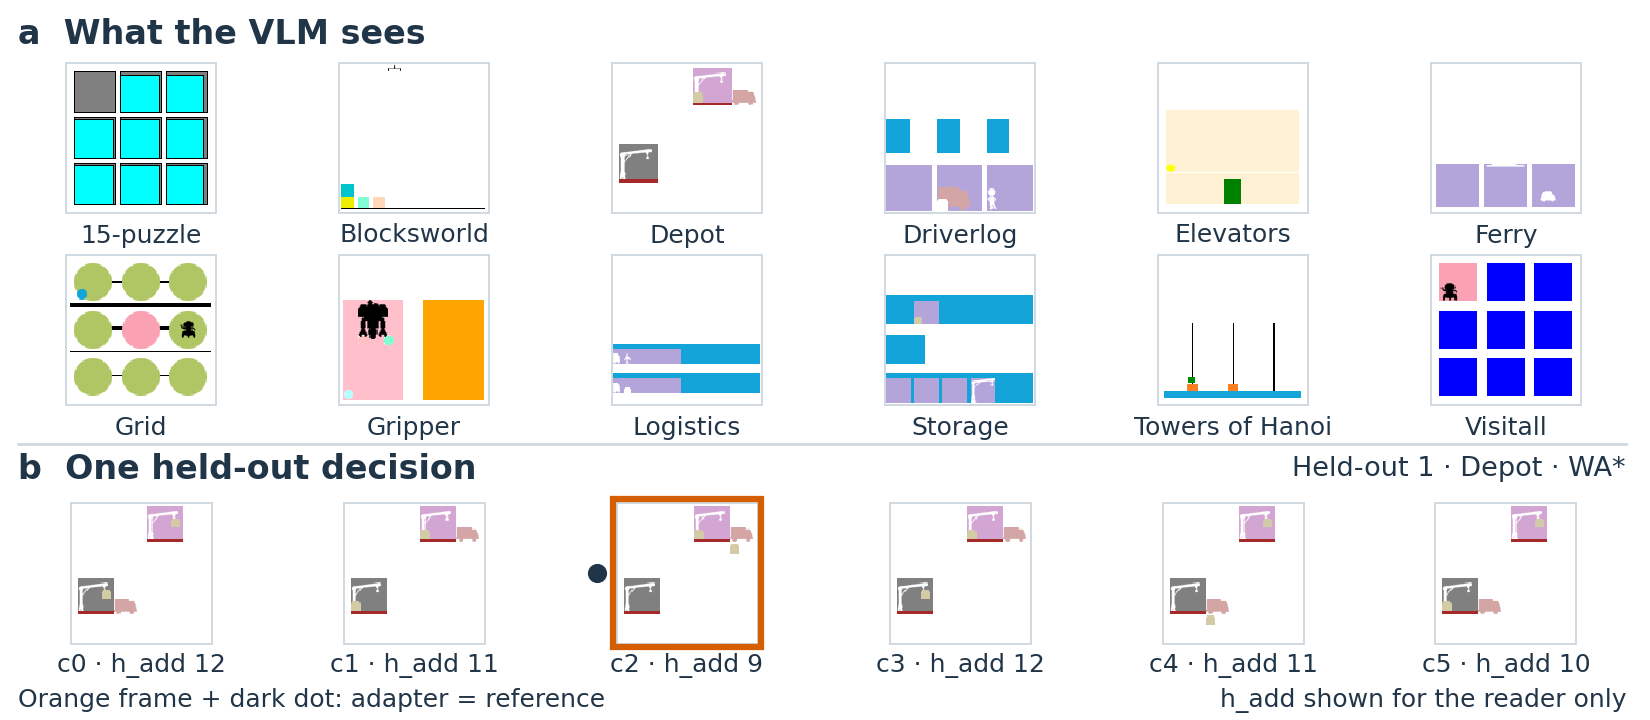

Write the Python code that produced this figure.
"""Twelve unlabelled domains and one held-out image-menu decision.

The gallery uses the alphabetically first task per domain in panel-v2/views.
For the seed-17 adapter, select the first solved Held-out 1 task alphabetically,
excluding ferry and blocksworld, then its earliest 5--8-option decision with
a unique minimum reference key and an agreeing adapter pick. Relax to 4--10
options if necessary, then repeat on Held-out 2. Across solved algorithms,
earliest decision index wins, with algorithm name resolving an index tie.
Run: source ~/cd_vlaplan && python /absolute/path/fig_domains.py [EVIDENCE_ROOT]
"""

import gzip
import json
from pathlib import Path

import matplotlib.pyplot as plt
from matplotlib.patches import Rectangle
from matplotlib.transforms import Bbox
from PIL import Image

from _style import ARM_STYLE, EVIDENCE_ROOT

HERE = Path(__file__).resolve().parent
W, H = 5.5, 2.4
INK, MUTED, LINE = "#213548", "#596775", "#CED8DF"
MAIN_VIEWS = Path("outputs/expanded-study/v1/panel-v2/views")
PANELS = (("p2", "Held-out 1"), ("p2u", "Held-out 2"))
RECIPE = "scene-only-128-unlabelled-v1"
DOMAINS = (
    ("15puzzle", "15-puzzle"), ("blocksworld", "Blocksworld"),
    ("depot", "Depot"), ("driverlog", "Driverlog"),
    ("elevators", "Elevators"), ("ferry", "Ferry"),
    ("grid", "Grid"), ("gripper", "Gripper"), ("logistics", "Logistics"),
    ("storage", "Storage"), ("towers_of_hanoi", "Towers of Hanoi"),
    ("visitall", "Visitall"),
)


def load(path):
    path = EVIDENCE_ROOT / path
    with gzip.open(path, "rt") if path.suffix == ".gz" else path.open() as stream:
        return json.load(stream)


def image(path):
    """Read original pixels: no conversion, crop, relabelling, or retouching."""
    with Image.open(EVIDENCE_ROOT / path) as source:
        assert source.size == (128, 128), path
        return source.copy()


def initial_state(manifest, task_id):
    catalog = load(manifest["scene_catalog"])
    assert manifest["task_id"] == catalog["task_id"] == task_id
    state = catalog["states"][0]
    assert state["index"] == 0 and state["parent"] is None
    assert state["atoms"] == catalog["task_context"]["initial_dynamic_atoms"]
    assert state["fluents"] == catalog["task_context"]["initial_dynamic_fluents"]
    return catalog


def assert_binding(native, catalog, index):
    """Check native scene identity against the retained Planimation path."""
    binding = native["scene_bindings"][str(index)]
    path = next(row for row in catalog["path_bindings"] if row["vfg"] == binding["vfg"])
    assert path["state_indices"][binding["stage"]] == index
    assert path["semantic_validation"] == "supplied_actions_and_PDDL_state_sequence_match"
    assert (EVIDENCE_ROOT / binding["vfg"]).is_file()
    return native["scenes"][str(index)]


def gallery_evidence():
    gallery = []
    for domain, name in DOMAINS:
        tasks = sorted(path for path in (EVIDENCE_ROOT / MAIN_VIEWS).iterdir()
                       if path.is_dir() and path.name.startswith(domain + "-"))
        task = tasks[0]
        native_path = task.relative_to(EVIDENCE_ROOT) / "unlabelled/task.json"
        native = load(native_path)
        task_id = "expanded-final/" + task.name
        assert native["recipe_id"] == RECIPE and native["task_id"] == task_id
        manifest = load(native["source_manifest"])
        catalog = initial_state(manifest, task_id)
        path = assert_binding(native, catalog, 0)
        assert path == str(task.relative_to(EVIDENCE_ROOT) / "unlabelled/state-000000.png")
        gallery.append((name, image(path), path))
        print(f"GALLERY {name}: task={task_id}; image={path}; evidence={native_path} -> "
              f"{native['source_manifest']} -> {manifest['scene_catalog']}")
    assert len(gallery) == 12
    return gallery


def select_decision():
    """Apply the prespecified task, menu-size, uniqueness and agreement rule."""
    for directory, panel_name in PANELS:
        base = Path("outputs/choice-frontier/v4/panels") / directory
        cells = load(base / "evaluation/cells.json")["cells"]
        solved = sorted(key for key, result in cells.items()
                        if key.endswith("|learned_adapter|s17")
                        and not any(domain + "-" in key for domain in ("ferry", "blocksworld"))
                        and result["invariant_valid_success"])
        first_task = solved[0].split("|")[0]
        episodes = []
        for key in solved:
            task_id, algorithm, _, _ = key.split("|")
            if task_id != first_task:
                continue
            path = (base / "evaluation/episodes" / task_id.replace("/", "__")
                    / f"{algorithm}-learned_adapter-s17-17.json.gz")
            episode = load(path)
            assert episode["result"] == cells[key]
            episodes.append((algorithm, path, episode))
        for low, high in ((5, 8), (4, 10)):
            matches = []
            for algorithm, path, episode in episodes:
                admissions = {}
                for index, event in enumerate(episode["events"]):
                    assert event["decision_index"] == index
                    if low <= len(event["menu"]) <= high:
                        keys = [admissions[row["state_ref"]]["priority"] for row in event["menu"]]
                        best = min(keys)
                        reference = event["menu"][keys.index(best)]["choice"]
                        pick = json.loads(event["raw_output"]).get("expand_choice")
                        if keys.count(best) == 1 and pick == reference:
                            matches.append((index, algorithm, path, episode, event, admissions.copy()))
                            break
                    for admission in event["trusted_runtime_result"].get("admissions", []):
                        runtime = admission["trusted_runtime_result"]
                        if runtime["status"] == "enqueued":
                            admissions[runtime["target_state_id"]] = runtime
            if matches:
                chosen = min(matches, key=lambda row: (row[0], row[1]))
                print(f"SELECTION panel={panel_name}; task={first_task}; menu_range={low}..{high}")
                return base, panel_name, chosen
    raise AssertionError("No decision satisfies the prespecified selection rule")


def decision_evidence():
    base, panel_name, chosen = select_decision()
    index, algorithm, episode_path, episode, event, admissions = chosen
    task_id = episode["task_id"]
    assert panel_name == "Held-out 1" and task_id == "choice-frontier-v4/depot-expanded-955042"
    assert algorithm == episode["algorithm"] == "best_first_add_w3"
    assert episode["training_seed"] == 17 and episode["condition"] == "learned_adapter"
    assert episode["checkpoint"] == "outputs/choice-frontier/v3/training/best_first_add_w3/seed-17/final"
    assert episode["result"]["goal_reached"] and episode["result"]["algorithm_invariants_hold"]
    assert episode["result"]["expansion_count"] <= episode["decision_cap"]
    assert index == 3
    assert event["menu"] == [{"choice": f"c{i}", "state_ref": state}
                             for i, state in enumerate(("s5", "s1", "s7", "s4", "s8", "s3"))]
    labels = [row["choice"] for row in event["menu"]]
    assert labels == event["input"]["frontier_menu"]["choices"]
    assert set(event["input"]) == {"algorithm", "frontier_menu", "representation", "schema_version"}
    assert len(labels) == len(set(labels)) == event["view"]["menu_size"] == 6
    pick = json.loads(event["raw_output"])["expand_choice"]
    assert pick == "c2" and event["trusted_runtime_result"]["accepted"]
    assert event["trusted_runtime_result"]["expanded_state_id"] == "s7"
    scores = [admissions[row["state_ref"]] for row in event["menu"]]
    assert all(score["priority"] == score["g"] + 3 * score["h"] for score in scores)
    keys = [score["priority"] for score in scores]
    assert keys == [38, 34, 30, 38, 36, 31] and keys.count(min(keys)) == 1
    head = episode["events"][index - 1]["trusted_runtime_result"]["frontier_after"]["head"]
    reference = next(row["choice"] for row in event["menu"] if row["state_ref"] == head["state_id"])
    assert reference == pick and head["priority"] == min(keys) == 30
    report = load(base / "reference-views.json")
    task = next(row for row in report["tasks"] if row["row"]["task_id"] == task_id)
    native = task["native_views"]
    assert native["recipe_id"] == RECIPE
    retained = load(Path(episode["view_output"]) / "views.json.gz")
    assert retained["task_id"] == task_id and retained["source_manifest"] == native["source_manifest"]
    catalog = initial_state(load(native["source_manifest"]), task_id)
    pages = [page for page in event["view"]["input_pages"] if page[0] == "frontier-choice"]
    assert pages == [["frontier-choice", n, 0] for n in (5, 1, 28, 26, 29, 3)]
    assert [score["h"] for score in scores] == [12, 11, 9, 12, 11, 10]
    action_paths = {"s0": []}
    for previous in episode["events"][:index]:
        runtime = previous["trusted_runtime_result"]
        for admission in runtime["admissions"]:
            result = admission["trusted_runtime_result"]
            if result["status"] == "enqueued":
                action = admission["action"]
                name = "(" + " ".join([action["name"], *action["args"]]) + ")"
                action_paths[result["target_state_id"]] = action_paths[runtime["expanded_state_id"]] + [name]
    menu = []
    for row, page, score in zip(event["menu"], pages, scores):
        scene_index = page[1]
        if str(scene_index) in native["scenes"]:
            path = assert_binding(native, catalog, scene_index)
        else:
            state = next(state for state in retained["states"] if state["index"] == scene_index)
            path = state["scene_path"]
            assert path == str(Path(episode["view_output"]) / f"state-{scene_index:06d}.png")
            assert state["supplied_actions"] == action_paths[row["state_ref"]]
            assert state["parent"]["action"] == state["supplied_actions"][-1]
            assert (EVIDENCE_ROOT / state["vfg"]).is_file()
        menu.append((row["choice"], image(path), score["h"], row["choice"] == pick,
                     row["choice"] == reference))
        print(f"MENU {row['choice']}: runtime={row['state_ref']}; catalog={scene_index}; "
              f"h_add={score['h']}; g={score['g']}; key={score['priority']}; image={path}")
    print(f"DECISION source={episode_path}; index={index}; size={len(menu)}; adapter={pick}; "
          f"reference={reference}; unique minimum key=30")
    return menu, f"{panel_name} · Depot · WA*"


def main():
    gallery = gallery_evidence()
    menu, subtitle = decision_evidence()
    fig = plt.figure(figsize=(W, H), dpi=300, facecolor="white")
    ax = fig.add_axes((0, 0, 1, 1))
    ax.set(xlim=(0, W), ylim=(0, H))
    ax.axis("off")
    texts, images = [], []
    panels = {"a": (0.02, 0.925, 5.48, 2.38), "b": (0.02, 0.02, 5.48, 0.90)}

    def text(panel, x, y, value, size=6, **kwargs):
        artist = ax.text(x, y, value, fontsize=size, color=INK, va="center", **kwargs)
        texts.append((artist, panel))

    def scene(panel, pixels, x, y, side):
        extent = (x, x + side, y, y + side)
        ax.imshow(pixels, extent=extent, interpolation="nearest", aspect="equal", zorder=2)
        ax.add_patch(Rectangle((x, y), side, side, fill=False, edgecolor=LINE, lw=.45, zorder=3))
        images.append((Bbox.from_extents(x, y, x + side, y + side), panel))

    text("a", .06, 2.285, "a  What the VLM sees", size=8, weight="bold")
    text("b", .06, .835, "b  One held-out decision", size=8, weight="bold")
    text("b", 5.42, .835, subtitle, size=6.5, ha="right")
    ax.plot([.06, 5.42], [.92, .92], color=LINE, lw=.65)
    for i, (name, pixels, _) in enumerate(gallery):
        row, column = divmod(i, 6)
        center = .47 + .91 * column
        bottom = 1.69 - .64 * row
        scene("a", pixels, center - .25, bottom, .50)
        text("a", center, bottom - .075, name, ha="center")
    for i, (label, pixels, h, picked, reference) in enumerate(menu):
        center = .47 + .91 * i
        x, y, side = center - .235, .255, .47
        scene("b", pixels, x, y, side)
        if picked:
            ax.add_patch(Rectangle((x - .012, y - .012), side + .024, side + .024,
                                   fill=False, lw=1.5, edgecolor=ARM_STYLE["learned_adapter_seed_mean"]["color"],
                                   zorder=4))
        if reference:
            ax.plot(x - .065, y + side / 2, "o", color=INK, ms=3.6, zorder=4)
        text("b", center, y - .075, f"{label} · h_add {h}", size=6, ha="center")
    text("b", .06, .065, "Orange frame + dark dot: adapter = reference", size=6)
    text("b", 5.42, .065, "h_add shown for the reader only", size=6, ha="right")

    fig.canvas.draw()
    renderer = fig.canvas.get_renderer()
    canvas = fig.bbox
    text_boxes = []
    panel_boxes = {name: ax.transData.transform_bbox(Bbox.from_extents(*bounds))
                   for name, bounds in panels.items()}
    image_boxes = [(ax.transData.transform_bbox(box), panel) for box, panel in images]

    def contained(outer, inner):
        return (outer.x0 <= inner.x0 and outer.y0 <= inner.y0
                and outer.x1 >= inner.x1 and outer.y1 >= inner.y1)

    for artist, panel in texts:
        box = artist.get_window_extent(renderer)
        assert artist.get_fontsize() >= 6
        assert contained(canvas, box), artist.get_text()
        assert contained(panel_boxes[panel], box), artist.get_text()
        text_boxes.append((box, artist.get_text()))
    for i, (box, value) in enumerate(text_boxes):
        for other, other_value in text_boxes[i + 1:]:
            assert not box.overlaps(other), (value, other_value)
        for image_box, _ in image_boxes:
            assert not box.overlaps(image_box), ("text/image", value)
    for i, (box, panel) in enumerate(image_boxes):
        assert contained(panel_boxes[panel], box)
        for other, _ in image_boxes[i + 1:]:
            assert not box.overlaps(other), "image/image"
    assert tuple(fig.get_size_inches()) == (5.5, 2.4)
    for suffix in ("pdf", "svg", "png"):
        fig.savefig(HERE / f"fig_domains.{suffix}", dpi=300, facecolor="white")
    plt.close(fig)
    assert "<text" in (HERE / "fig_domains.svg").read_text()
    with Image.open(HERE / "fig_domains.png") as preview:
        assert preview.size == (1650, 720)
    print(f"PASS: 12 initial scenes, 6 menu scenes, source/task/state/binding/score/pick assertions; "
          f"{len(texts)} text boxes; canvas/panel containment, text/text, text/image, image/image "
          "checks; minimum 6 pt; 5.5 x 2.4 in; PDF/SVG/PNG exported; SVG text editable")


if __name__ == "__main__":
    main()
